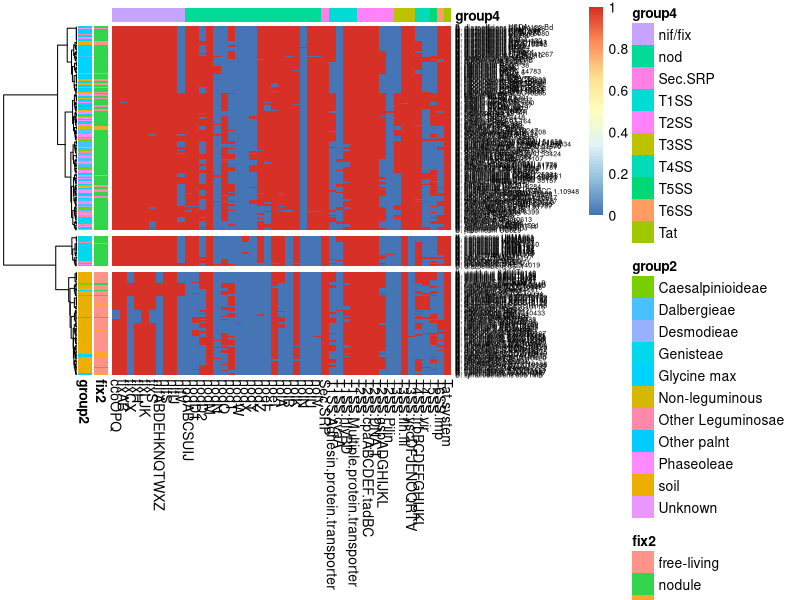

Recreate this plot in R.
library(pheatmap)
library(plyr)
setwd("C:\\Bradyrhizobium\\pheatmap\\")
data1 <- read.csv("278-tss-nif-gene.txt",header=T,row.names = 1,sep = "\t")
colgroup <- read.csv("annotation-group1.txt",header=T,row.names = 1,sep = "\t")
colgroup2 <- read.csv("annotation-group2.txt",header=T,row.names = 1,sep = "\t")
p<-pheatmap(data1,annotation_row=colgroup, annotation_col=colgroup2, show_rownames = T,fontsize_row = 5, clustering_method="ward.D",
         cluster_row = T,cluster_col = F,border = T,cutree_rows = 3)
